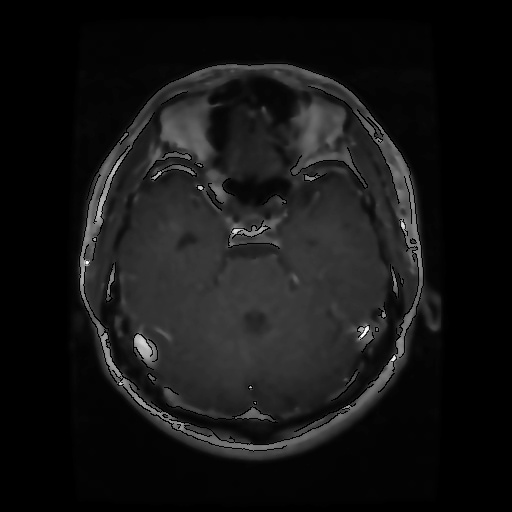
#> input picture dataset/Testing/glioma/Te-gl_0012.jpg, 512 x 512 px; its folder holds only this picture in this run
$ jupyter execute --allow-errors 04_09_CannyEdge_bilateralFilter_preprocess.ipynb   (shell and % lines are left out)
#> lines starting #> are read from the running program, lines starting #| are printed output that depends on the picture; after the words box and inside, x2 and y2 are one past the last pixel; in counts of white or black regions, pixels touching at a corner belong together
[cell 1]
from google.colab import drive as drive
drive.mount('/content/drive')

[cell 2]
# Access a public Github repos
# !rm -rf /content/Brain-Tumor-MRI-Dataset # remove git clone
%cd '/content'

[cell 3]
import pandas as pd
import numpy as np
import os
import matplotlib.pyplot as plt
import cv2
from PIL import Image

[cell 4]
# @title
def DataSetSummary (local_path, tabs):
  # Take list of files & folders in local folder
  all_items = os.listdir(local_path)

  # Filter folder list
  folders = [item for item in all_items if os.path.isdir(os.path.join(local_path, item))]

  # Print summary information if folders > 0:
  if(len(folders) > 0):
    indent = '\t' * tabs
    print("{}Tổng số thư mục: {}".format(indent, len(folders)))
    for folder in folders:
      folder_path = os.path.join(local_path, folder)
      files_in_folder = len(os.listdir(folder_path))
      print("{}-Thư mục: {}, Số tệp: {}".format(indent, folder, files_in_folder))
      DataSetSummary(folder_path, tabs+1)

# DataSetSummary(local_path, 0)

[cell 5]
# import os

# Hierarchical local folder in Colab
repository_folder = ["Brain-Tumor-MRI-Dataset"]

#> (the rest of this cell did not finish here and is left out)

[cell 6]
%cd /content/drive/MyDrive/Colab Notebooks/Thesis/04_DWT_Processing

[cell 7]
# Set the path to your dataset
# dataset_path = '/content/Brain-Tumor-MRI-Dataset/sample'
dataset_path = '/content/Brain-Tumor-MRI-Dataset/dataset'

[cell 8]
import os
import cv2
import matplotlib.pyplot as plt

def load_images_from_folder(folder_path, images_per_class=10):
#> called with folder_path = '/content/Brain-Tumor-MRI-Dataset/dataset', images_per_class = 10
    images = {}
    for root, dirs, files in os.walk(folder_path):
        if files:
            images[root] = []
            for file in files:
                if len(images[root]) < images_per_class and file.endswith(('.png', '.jpg', '.jpeg')):
                    images[root].append(os.path.join(root, file))
#> pass 2 of the loop in load_images_from_folder, `for root, dirs, files in os.walk(folder_path):`:
    return images

def imshow(images):
    for folder, image_paths in images.items():
        plt.figure(figsize=(30,30))
        print(f'Folder: {folder}')
        for i, image_path in enumerate(image_paths):
            plt.subplot(1, len(image_paths), i+1)
            img = cv2.imread(image_path)
#> img is the input picture: shape (512, 512, 3); min 0, max 255, mean 21.4
            img = cv2.cvtColor(img, cv2.COLOR_BGR2RGB)
            plt.imshow(img)
            plt.axis('off')
        plt.show()
#> pass 2 of the loop in imshow, `for folder, image_paths in images.items():`:
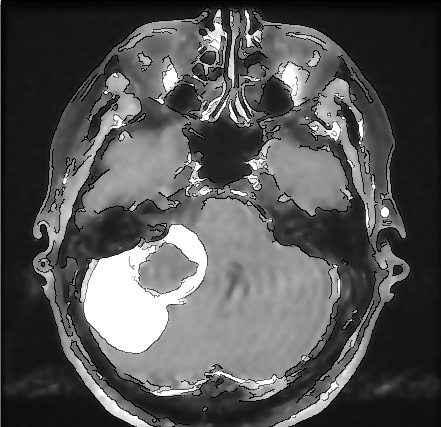
#> input picture dataset/Testing/meningioma/Te-me_0013.jpg, 441 x 427 px
#> in imshow, img is the input picture: shape (427, 441, 3); min 0, max 255, mean 85
#> in imshow, `plt.show()`:
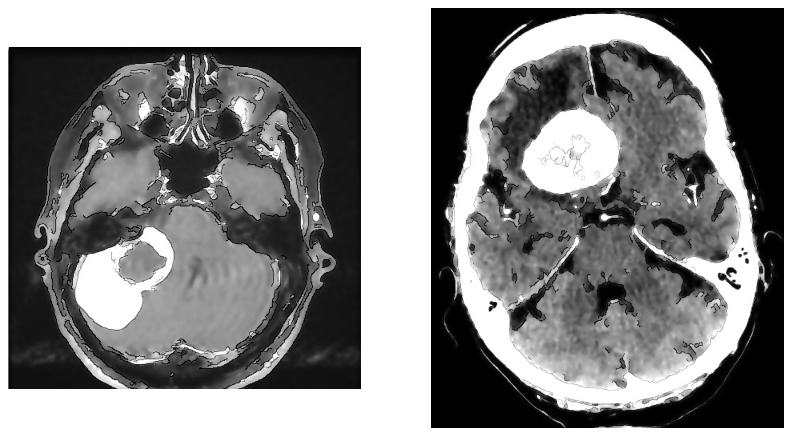
#> figure drawn by matplotlib, 2 panels

# Example usage:
# dataset_path = "/path/to/your/dataset"  # replace with the path to your dataset
images = load_images_from_folder(dataset_path)
imshow(images)

#> (a cell that did not finish here is left out)

[cell 10]
from PIL import Image

def get_image_specifications(image_path):
    # Open the image file
    with Image.open(image_path) as img:
        # Get image specifications
        image_format = img.format
        image_mode = img.mode
        image_size = img.size
        image_width, image_height = img.size
        image_color = img.getcolors()

    return f"Image Format: {image_format}\nImage Mode: {image_mode}\nImage Size: {image_size} pixels (Width: {image_width}, Height: {image_height})\nImage Colors: {image_color}"

# Example usage:
# image_path = "/content/Brain-Tumor-MRI-Dataset/sample/Training/glioma/Tr-gl_0010.jpg"
#> (the rest of this cell did not finish here and is left out)

## Load dataset

[cell 11]
# Convert strange format supported format with Tensorflow (JPEG, PNG, BMP, GIF)
from PIL import Image
import os

# dataset_path = 'path_to_your_dataset'

for foldername in os.listdir(dataset_path):
    folder_path = os.path.join(dataset_path, foldername)
    for filename in os.listdir(folder_path):
        if filename.endswith(('.jfif', '.tiff', '.tif')):
            print(f"Reformatting {filename} to JPG format...")
            img = Image.open(os.path.join(folder_path, filename))
            # Remove the extension from the filename
            base_filename = os.path.splitext(filename)[0]
            img.save(os.path.join(folder_path, base_filename + '.jpg'))
            print(f"Reformatted {filename} to JPG format.")

[cell 12]
def preprocess_func(image):
    # Bộ lọc hai chiều để làm mịn
    denoised_image = cv2.bilateralFilter(image, d=9, sigmaColor=75, sigmaSpace=75)

    # Tạo một ảnh đen có cùng kích thước với denoised_image
    edges = cv2.Canny(denoised_image, 50, 150)
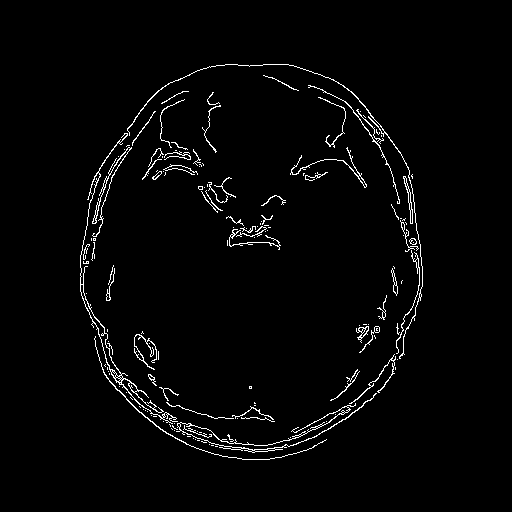
#> edges: shape (512, 512); 2.4% white in thin lines or dots, all inside (x1, y1, x2, y2) = (80, 64, 423, 460)
    if len(denoised_image.shape) == 2:  # Grayscale image
        edges_image = np.zeros_like(denoised_image)
        edges_image = edges
    else:
        edges_image = np.zeros_like(denoised_image)
        edges_image = cv2.merge([edges] * denoised_image.shape[2])  # Convert single-channel edges to a 3-channel image

    # Thay đổi kích thước của edges_image để khớp với kích thước của denoised_image
    edges_image = cv2.resize(edges_image, (denoised_image.shape[1], denoised_image.shape[0]))

    # Kết hợp ảnh gốc với cạnh để làm nổi bật cạnh
    sharp = cv2.addWeighted(denoised_image, 1.5, edges_image, -0.5, 0)
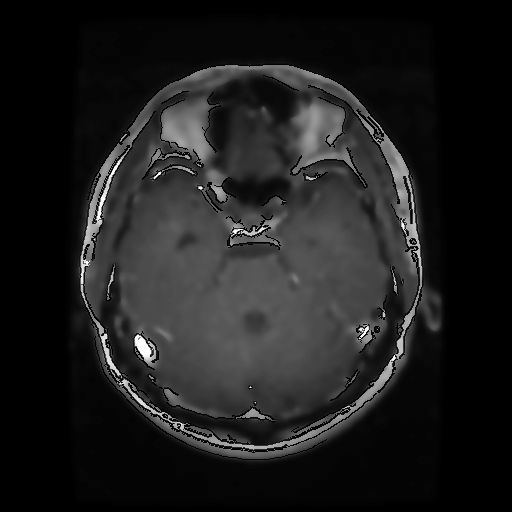
#> sharp: shape (512, 512, 3); min 0, max 255, mean 30.1
    return sharp
